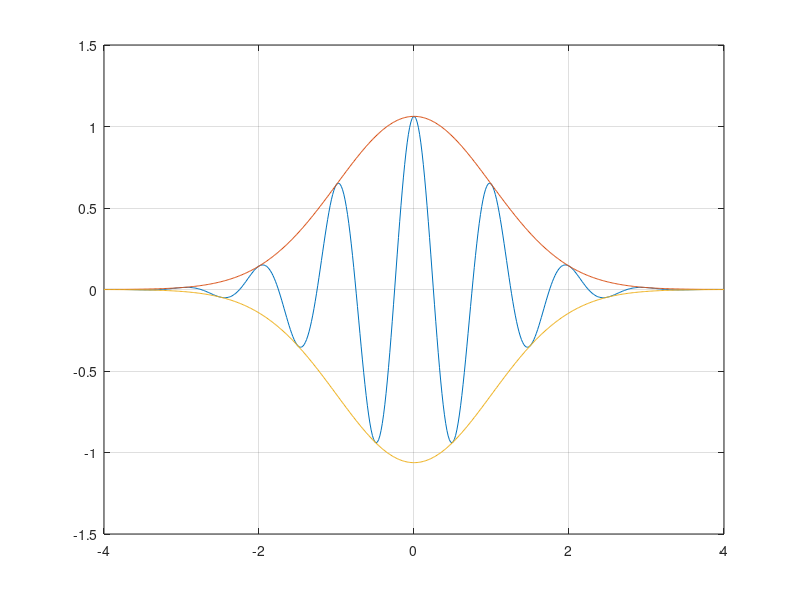

Source code (MATLAB):
# (C) 2019 Roy Seitz
# Generate data points for a Gabor-Wavelet

N = 500;
t = linspace(-4, 4, N)';

env = exp(-1/2*t.^2);
h = env .* cos(2 * pi * t);
env = env / sqrt((sum(h'*h)*mean(diff(t)))); % Normalize to ||psi|| = 1
h = h ./ sqrt((sum(h'*h)*mean(diff(t)))); % Normalize to ||psi|| = 1

plot(t, [h, env, -env]); grid on;

fp = fopen('./gabor.data', 'w');
fprintf(fp, 't h envp envn\n');
for i = 1:N
  fprintf(fp, '%6.5f %6.5f %6.5f %6.5f\n', t(i), h(i), env(i), -env(i));
end
fclose(fp);
